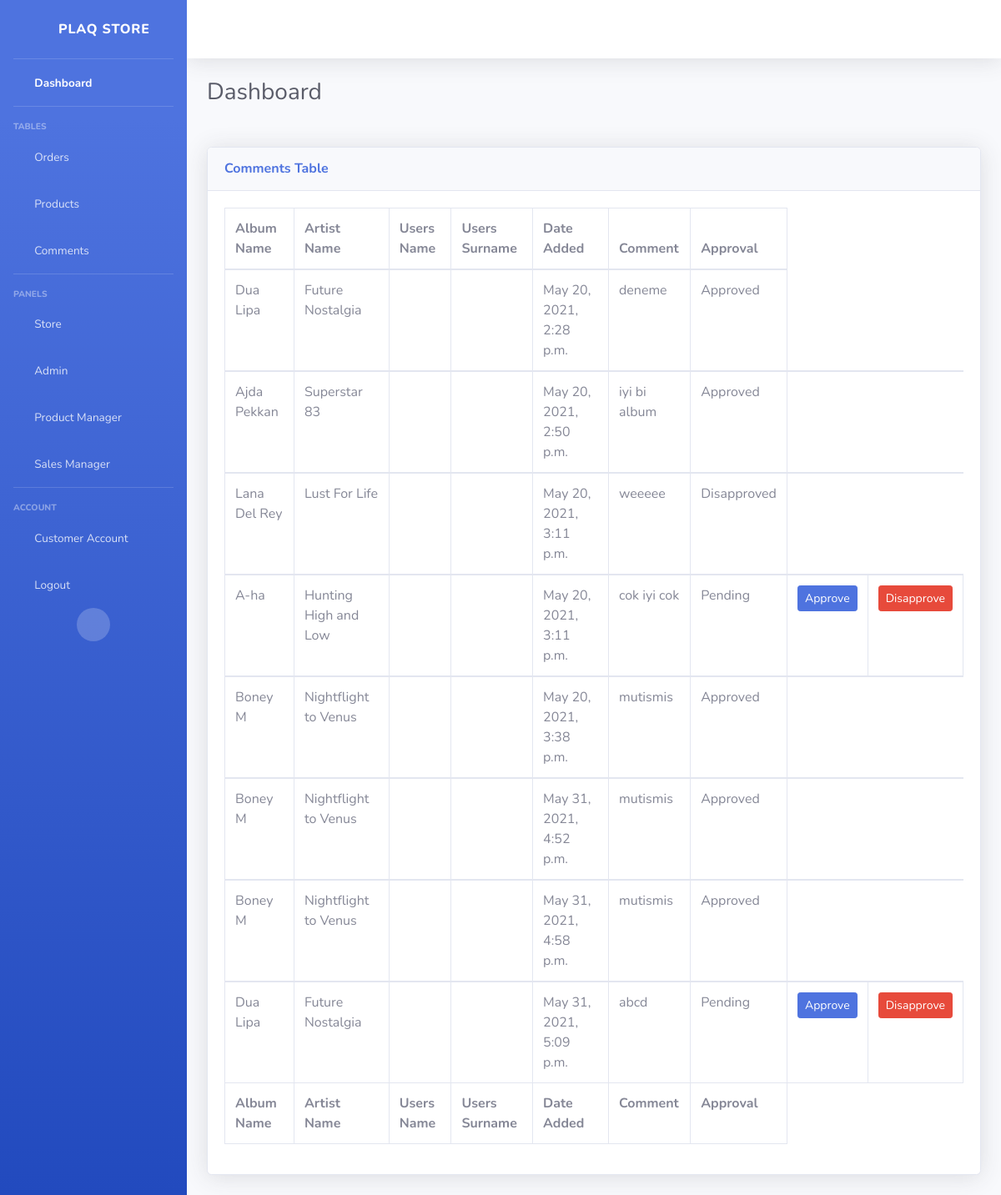
Page /comments/ (signed in) on the committed database.
### store/models.py (models this page shows, shortened)
class Comment(models.Model):
    class Approval(models.IntegerChoices):
        PENDING = 1
        APPROVED = 2
        DISAPPROVED = 3
    product = models.ForeignKey (Product, related_name = "comments", on_delete=models.CASCADE)
    user = models.ForeignKey(User, on_delete=models.CASCADE)
    date_added = models.DateTimeField(auto_now_add=True)
    body = models.TextField(max_length=500)
    approval = models.IntegerField(choices=Approval.choices, default=1)
    def __str__(self):
        return '%s - %s - %s %s' %(self.product.artist_name,self.product.album_name, self.user.first_name,  self.user.last_name)

class Product(models.Model):
    model_no = models.CharField(max_length=200, blank=True, null=True)
    album_name = models.CharField(max_length=200, blank=False)
    artist_name = models.CharField(max_length=200, blank=False)
    description = models.CharField(max_length=500, blank=True, null=True)
    genre = models.CharField(max_length=200, blank=True, null=True)
    warranty = models.CharField(max_length=200, blank=True, null=True)
    distributor = models.CharField(max_length=200, blank=True, null=True)
    price = models.FloatField()
    stock = models.IntegerField(default=0, null=True, blank=True)
    onDiscount = models.BooleanField(default= False)
    image = models.ImageField(blank=True, null=True)

### mysite/decorators.py (the view)
    def wrapper_func(request, *args, **kwargs):
        group_list = []
        user = request.user
        for groups in user.groups.all():
            group_list.append(groups.name)
        if 'product manager' in group_list:
            return view_func(request, *args, **kwargs)
        else:
            return redirect('store')

### managers/views.py (called while the page is built)
@product_manager
def comments(request):
    comments = Comment.objects.all()
    print(comments)
    context={'comments': comments}
    return render(request, "managers/comments.html", context)

### managers/templates/managers/comments.html
{% include 'managers/base.html' %}
{% load static %}
{%block content%}
<div class="card shadow mb-4">
    <div class="card-header py-3">
        <h6 class="m-0 font-weight-bold text-primary">Comments Table</h6>
    </div>
    <div class="card-body">
        <div class="table-responsive">
            <table class="table table-bordered" id="dataTable" width="100%" cellspacing="0">
                <thead>
                    <tr>
                        <th>Album Name</th>
                        <th>Artist Name</th>
                        <th>Users Name</th>
                        <th>Users Surname</th>
                        <th>Date Added</th>
                        <th>Comment</th>
                        <th>Approval</th>
                    </tr>
                </thead>
                <tfoot>
                    <tr>
                        <th>Album Name</th>
                        <th>Artist Name</th>
                        <th>Users Name</th>
                        <th>Users Surname</th>
                        <th>Date Added</th>
                        <th>Comment</th>
                        <th>Approval</th>
                    </tr>
                </tfoot>
                {% for comment in comments %}
                <tbody>
                    <tr>
                        <td>{{comment.product.artist_name}}</td>
                        <td>{{comment.product.album_name}}</td>
                        <td>{{comment.user.first_name}}</td>
                        <td>{{comment.user.last_name}}</td>
                        <td>{{comment.date_added}}</td>
                        <td>{{comment.body}}</td>
                        {% if comment.approval == 2 %}
                        <td>Approved</td>
                        {% elif comment.approval == 3 %}
                        <td>Disapproved</td>
                        {% else %}
                        <td>Pending</td>
                        <td><a class="btn btn-sm btn-primary" href="{% url 'approve-comment' comment.id %}">Approve</a></td>
                        <td><a class="btn btn-sm btn-danger" href="{% url 'disapprove-comment' comment.id %}">Disapprove</a></td>
                        {%endif%}
                    </tr>
                    {% endfor %}
                </tbody>
            </table>
        </div>
    </div>
</div>
{%endblock content %}

### managers/templates/managers/base.html (shortened to what this page needs)
<!DOCTYPE html>
<html lang="en">
{%load static %}
<head>
    <link href="{% static 'vendor/fontawesome-free/css/all.min.css' %}" rel="stylesheet" type="text/css">
    <link href="{% static 'css/sb-admin-2.min.css' %}" rel="stylesheet">
</head>
<body id="page-top">
    <div id="wrapper">
        <ul class="navbar-nav bg-gradient-primary sidebar sidebar-dark accordion" id="accordionSidebar">
            <a class="sidebar-brand d-flex align-items-center justify-content-center" href="/product-manager">
                <div class="sidebar-brand-icon rotate-n-15">
                    <i class="fas fa-laugh-wink"></i>
                </div>
                <div class="sidebar-brand-text mx-3">PLAQ Store</div>
            </a>
            <hr class="sidebar-divider my-0">
            <li class="nav-item active">
                <a class="nav-link" href="/product-manager">
                    <i class="fas fa-fw fa-tachometer-alt"></i>
                    <span>Dashboard</span></a>
            </li>
            <hr class="sidebar-divider">
            <div class="sidebar-heading">
                Tables
            </div>
            <li class="nav-item">
                <a class="nav-link" href="/orders">
                    <i class="fas fa-fw fa-table"></i>
                    <span>Orders</span></a>
            </li>
            <li class="nav-item">
                <a class="nav-link" href="/tables">
                    <i class="fas fa-fw fa-table"></i>
                    <span>Products</span></a>
            </li>
            <li class="nav-item">
                <a class="nav-link" href="/comments">
                    <i class="fas fa-fw fa-table"></i>
                    <span>Comments</span></a>
            </li>
            <hr class="sidebar-divider d-none d-md-block">
            <div class="sidebar-heading">
                Panels
            </div>
            <li class="nav-item">
                <a class="nav-link" href="/">
                    <i class="fas fa-fw fa-cart-arrow-down"></i>
                    <span>Store</span></a>
            </li>
            {% if user.is_superuser%}
            <li class="nav-item">
                <a class="nav-link" href="#">
                    <i class="fas fa-fw fa-user-shield"></i>
                    <span>Admin</span></a>
            </li>
            {% endif%}
            {% for group in user.groups.all %}
                {% if group.name == 'product manager' %}
                    <li class="nav-item">
                        <a class="nav-link" href="/product-manager">
                            <i class="fas fa-fw fa-box-open"></i>
                            <span>Product Manager</span></a>
                    </li>
                {%elif group.name == 'sales manager' %}
                    <li class="nav-item">
                        <a class="nav-link" href="/sales-manager">
                            <i class="fas fa-fw fa-cash-register"></i>
                            <span>Sales Manager</span></a>
                    </li>
                {%endif%}
            {%endfor%}
            <hr class="sidebar-divider d-none d-md-block">
            <div class="sidebar-heading">
                Account
            </div>
            <li class="nav-item">
                <a class="nav-link" href="/account">
                    <i class="fas fa-fw fa-address-card"></i>
                    <span>Customer Account</span></a>
            </li>
            <li class="nav-item">
                <a class="nav-link" href="/logout">
                    <i class="fas fa-fw fa-sign-out-alt"></i>
                    <span>Logout</span></a>
            </li>
            <div class="text-center d-none d-md-inline">
                <button class="rounded-circle border-0" id="sidebarToggle"></button>
            </div>
        </ul>
        <div id="content-wrapper" class="d-flex flex-column">
            <div id="content">
                <nav class="navbar navbar-expand navbar-light bg-white topbar mb-4 static-top shadow">
                </nav>
                <div class="container-fluid">
                    <div class="d-sm-flex align-items-center justify-content-between mb-4">
                        <h1 class="h3 mb-0 text-gray-800">Dashboard</h1>
                    </div>
                    <div class="row">
                    <div class="row">
        </div>
    </div>
</body>
</html>

### rows in the picture
Comment: product.artist_name "Dua Lipa", product.album_name "Future Nostalgia", date_added "May 20, 2021, 2:28 p.m.", body "deneme", approval "Approved"
Comment: product.artist_name "Ajda Pekkan", product.album_name "Superstar 83", date_added "May 20, 2021, 2:50 p.m.", body "iyi bi album", approval "Approved"
Comment: product.artist_name "Lana Del Rey", product.album_name "Lust For Life", date_added "May 20, 2021, 3:11 p.m.", body "weeeee", approval "Disapproved"
Comment: product.artist_name "A-ha", product.album_name "Hunting High and Low", date_added "May 20, 2021, 3:11 p.m.", body "cok iyi cok", approval "Pending"
Comment: product.artist_name "Boney M", product.album_name "Nightflight to Venus", date_added "May 20, 2021, 3:38 p.m.", body "mutismis", approval "Approved"
Comment: product.artist_name "Boney M", product.album_name "Nightflight to Venus", date_added "May 31, 2021, 4:52 p.m.", body "mutismis", approval "Approved"
Comment: product.artist_name "Boney M", product.album_name "Nightflight to Venus", date_added "May 31, 2021, 4:58 p.m.", body "mutismis", approval "Approved"
Comment: product.artist_name "Dua Lipa", product.album_name "Future Nostalgia", date_added "May 31, 2021, 5:09 p.m.", body "abcd", approval "Pending"
